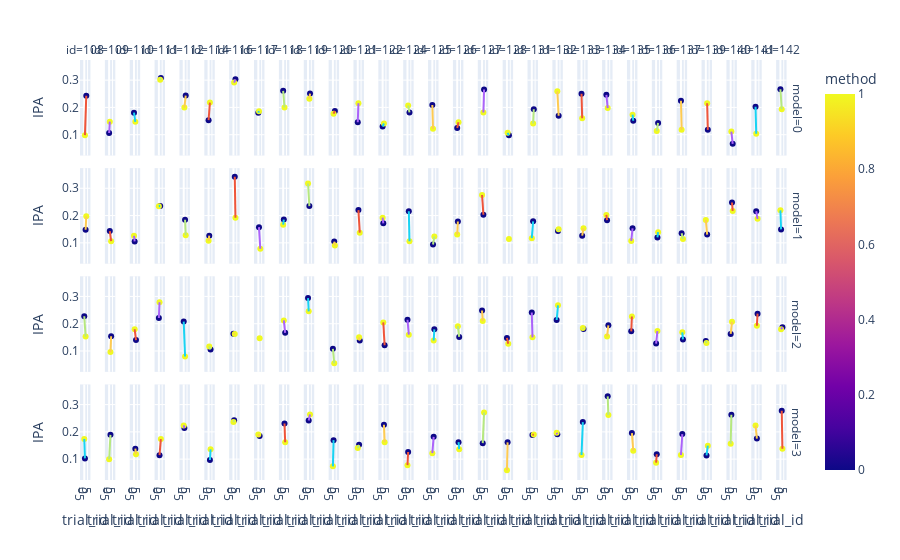

Notebook source saved alongside this figure:
### Code cell
#plot scaled_ipa vs trial_id for each participant and method
fig = px.scatter(mm_nav_data, x='trial_id', y='IPA', color='method', facet_col='id', facet_row='model', trendline='ols')
fig.show()
